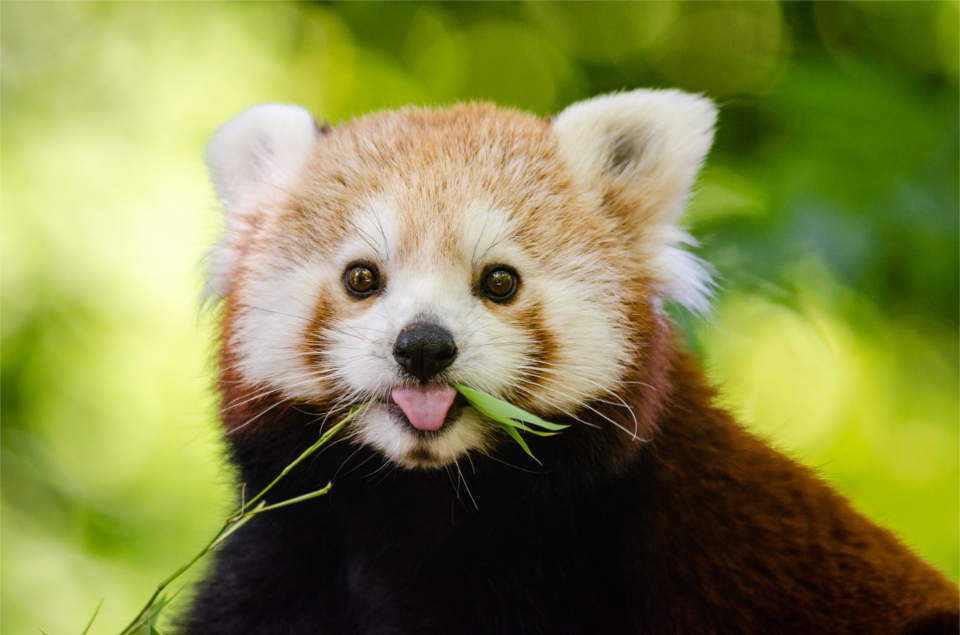
#> input picture examples/images/test.jpg, 960 x 635 px
$ python mobilenetv2_complete.py images/test.jpg
#> lines starting #> are read from the running program, lines starting #| are printed output that depends on the picture
#!/usr/bin/env python3
"""
Complete MobileNetV2 with WebNN - Full 106-layer Implementation
================================================================

This implements the complete MobileNetV2 architecture using WebNN operations,
exactly like the JavaScript demos, with all 106 pretrained weight layers.

Architecture:
- Initial conv block (32 channels)
- 17 inverted residual blocks
- Final conv (1280 channels)
- Global average pool
- Classifier (1000 classes)

All weights loaded from webmachinelearning/test-data repository.
"""

import argparse
import sys
import time
from pathlib import Path

import numpy as np
import webnn
from PIL import Image


# Load ImageNet labels
def load_imagenet_labels():
    labels_file = Path(__file__).parent / "imagenet_classes.txt"
    with open(labels_file) as f:
#> (reads examples/imagenet_classes.txt from the repository)
        return [line.strip() for line in f]


IMAGENET_CLASSES = load_imagenet_labels()


def load_weights(weights_dir="mobilenetv2_weights"):
    """Load all 106 MobileNetV2 pretrained weights."""
#> called with weights_dir = 'mobilenetv2_weights'
    print("Loading all pretrained MobileNetV2 weights...")

    script_dir = Path(__file__).parent
    weights_path = script_dir / weights_dir

    weights = {}

    # Conv layer indices from WebNN test-data
    conv_layers = [
        0,
        2,
        4,
        5,
        7,
        9,
        10,
        12,
        14,
        16,
        18,
        20,
        21,
        23,
        25,
        27,
        29,
        31,
        33,
        35,
        37,
        38,
        40,
        42,
        44,
        46,
        48,
        50,
        52,
        54,
        56,
        58,
        60,
        61,
        63,
        65,
        67,
        69,
        71,
        73,
        75,
        77,
        78,
        80,
        82,
        84,
        86,
        88,
        90,
        92,
        94,
        95,
    ]

    for idx in conv_layers:
        weight_file = weights_path / f"conv_{idx}_weight.npy"
        bias_file = weights_path / f"conv_{idx}_bias.npy"

        if weight_file.exists() and bias_file.exists():
            weights[f"conv_{idx}_weight"] = np.load(weight_file)
            weights[f"conv_{idx}_bias"] = np.load(bias_file)

    # Load classifier
    fc_weight_file = weights_path / "gemm_104_weight.npy"
    fc_bias_file = weights_path / "gemm_104_bias.npy"

    if fc_weight_file.exists() and fc_bias_file.exists():
        weights["fc_weight"] = np.load(fc_weight_file)
        weights["fc_bias"] = np.load(fc_bias_file)

    print(f"   ✓ Loaded {len(weights)} weight tensors")
    return weights


# [199 lines left out: function build_complete_mobilenetv2, not called in this run]


def preprocess_image(image_path):
    """Preprocess image for MobileNetV2."""
#> called with image_path = 'images/test.jpg'
    img = Image.open(image_path).convert("RGB")
#> img is the input picture: PIL image 960x635 RGB; mean R, G, B 130.8, 133.7, 71.7
    img = img.resize((224, 224), Image.Resampling.BILINEAR)
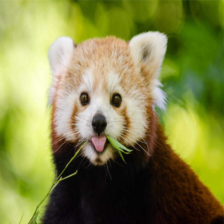
#> img: PIL image 224x224 RGB; mean R, G, B 130.7, 133.7, 71.7

    img_array = np.array(img, dtype=np.float32) / 255.0

    # ImageNet normalization
    mean = np.array([0.485, 0.456, 0.406], dtype=np.float32)
    std = np.array([0.229, 0.224, 0.225], dtype=np.float32)
    img_array = (img_array - mean) / std

    # HWC to CHW and add batch
    img_array = np.transpose(img_array, (2, 0, 1))
    img_array = np.expand_dims(img_array, axis=0)

    return img_array


def main():
    parser = argparse.ArgumentParser(description="Complete MobileNetV2 with WebNN")
    parser.add_argument("image_path", help="Path to input image")
    parser.add_argument("--backend", choices=["cpu", "gpu", "coreml"], default="cpu")
    args = parser.parse_args()

    if not Path(args.image_path).exists():
        print(f"Error: Image not found: {args.image_path}")
        sys.exit(1)

    # Backend settings
    if args.backend == "cpu":
        accelerated, power, backend_name = False, "default", "ONNX CPU"
    elif args.backend == "gpu":
        accelerated, power, backend_name = True, "high-performance", "ONNX GPU"
    else:
        accelerated, power, backend_name = (
            True,
            "high-performance",
            "CoreML (Neural Engine)",
        )

    print("=" * 70)
    print("Complete MobileNetV2 Image Classification with WebNN")
    print("=" * 70)
    print(f"Image: {args.image_path}")
    print(f"Backend: {backend_name}")
    print()

    # Load weights
    start_time = time.time()
    weights = load_weights()
    load_time = (time.time() - start_time) * 1000
    print(f"   Weight load time: {load_time:.2f}ms")
    print()

    # Preprocess image
    print("Preprocessing image...")
    start_time = time.time()
    input_data = preprocess_image(args.image_path)
    prep_time = (time.time() - start_time) * 1000
    print(f"   ✓ Preprocessed to {input_data.shape} ({prep_time:.2f}ms)")
#|    ✓ Preprocessed to (1, 3, 224, 224) (253.84ms)
    print()

    # Create context
    print("Creating WebNN context...")
    ml = webnn.ML()
    context = ml.create_context(
        power_preference=power,
        accelerated=accelerated,
        backend="coreml" if args.backend == "coreml" else "onnx",
    )
    print(f"   ✓ Context created (accelerated={context.accelerated})")
    print()

    # Build graph
    start_time = time.time()
    builder = context.create_graph_builder()
    output = build_complete_mobilenetv2(builder, weights)
    source = context.create_tensor([1, 3, 224, 224], "float32", writable=True)
    target = context.create_tensor(
        builder.operand_shape(output), builder.operand_data_type(output), readable=True
    )
    graph = builder.build({"output": output})
    build_time = (time.time() - start_time) * 1000
    print(f"   Graph build time: {build_time:.2f}ms")
    print()

    # Run inference
    print("Running inference...")
    start_time = time.time()
    context.write_tensor(source, input_data)
    context.dispatch(graph, {"input": source}, {"output": target})
    results = {"output": context.read_tensor(target)}
    inf_time = (time.time() - start_time) * 1000
    print(f"   ✓ Inference complete ({inf_time:.2f}ms)")
    print()

    # Get predictions
    output_probs = results["output"][0]
    top_indices = np.argsort(output_probs)[-5:][::-1]

    print("Top 5 Predictions (Real ImageNet Labels):")
    print("-" * 70)
    for i, idx in enumerate(top_indices, 1):
        class_name = IMAGENET_CLASSES[idx]
        confidence = output_probs[idx] * 100
        print(f"   {i}. {class_name:50s} {confidence:6.2f}%")
    print()

    print("=" * 70)
    print("Performance Summary:")
    print(f"  - Weight Load:   {load_time:.2f}ms")
    print(f"  - Preprocessing: {prep_time:.2f}ms")
    print(f"  - Graph Build:   {build_time:.2f}ms")
    print(f"  - Inference:     {inf_time:.2f}ms")
    print("=" * 70)
    print()
    print("✓ Complete MobileNetV2 with all 106 pretrained layers!")
    print("  Architecture built using WebNN operations (conv2d, add, clamp, etc.)")
    print("  Just like the JavaScript WebNN demos!")


if __name__ == "__main__":
    main()
#> (the call stopped at in main, `ml = webnn.ML()`: webnn is not available in this run)
